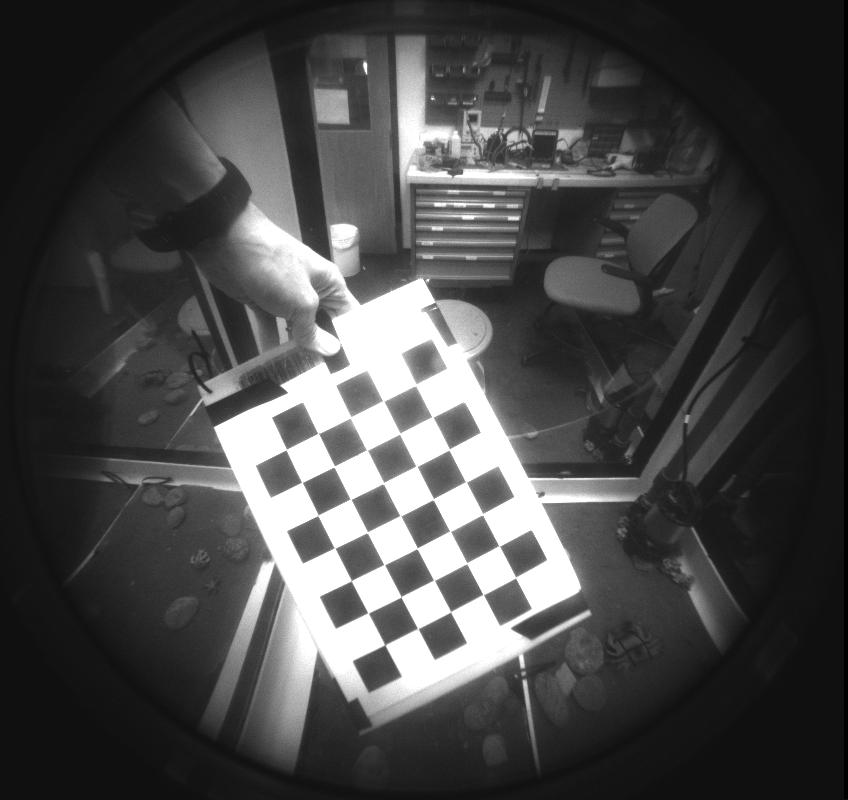
#> input picture uw_fisheye_right_imgs/left-0000.png, 848 x 800 px; its folder holds 4 pictures in this run
$ python uw_calibrate_camera.py
#> lines starting #> are read from the running program, lines starting #| are printed output that depends on the picture; after the words box and inside, x2 and y2 are one past the last pixel; in counts of white or black regions, pixels touching at a corner belong together
import sys
import os
import numpy as np
import cv2
from scipy.optimize import least_squares
from scipy.spatial.transform import Rotation
import glob
import math

from functools import partial

MODE = "fisheye"

SQUARE_SIZE = 0.03 #meters
OUTFILE = "camera_calibrations"
BOARD_HEIGHT = 5
BOARD_WIDTH = 7

# Termination criteria
criteria = (cv2.TERM_CRITERIA_EPS + cv2.TERM_CRITERIA_MAX_ITER, 30, 0.001)
calibration_flags = cv2.fisheye.CALIB_RECOMPUTE_EXTRINSIC+cv2.fisheye.CALIB_CHECK_COND+cv2.fisheye.CALIB_FIX_SKEW

# Prepare object points, like (0,0,0), (1,0,0), (2,0,0) ....,(6,5,0)
objp = np.zeros((1,BOARD_HEIGHT*BOARD_WIDTH,3), np.float32)
objp[0,:,:2]  = np.mgrid[0:BOARD_WIDTH,0:BOARD_HEIGHT].T.reshape(-1,2)*SQUARE_SIZE

# Arrays to store object points and image points from all the images.
objpoints = [] # 3d point in real world space
imgpoints = [] # 2d points in image plane.
img_shape = None

images = glob.glob('uw_fisheye_right_imgs/*.png')

print("Loading chessboard points")

# Get image points
for fname in images:
    img = cv2.imread(fname)
#> img is the input picture: shape (800, 848, 3); min 0, max 255, mean 72.2
    img_shape = img.shape[:2]
#> img_shape = (800, 848)
    h, w = img.shape[:2]
#> h = 800; w = 848
    gray = cv2.cvtColor(img,cv2.COLOR_BGR2GRAY)

    # Find the chess board corners
    ret, corners = cv2.findChessboardCorners(gray, (BOARD_WIDTH,BOARD_HEIGHT),None)
#> ret = True; corners = 35 rows, first 8: [415.7, 384.7], [432.4, 416.8], [449, 449.6], [465.7, 481.6], [482.6, 514.8], [499, 545.9], [515.7, 577.4], [382.7, 400.6]

    # If found, add object points, image points (after refining them)
    if ret == True:
        objpoints.append(objp)

        cv2.cornerSubPix(gray,corners,(11,11),(-1,-1),criteria)
        imgpoints.append(corners)

        # Draw and display the corners
        img = cv2.drawChessboardCorners(img, (BOARD_WIDTH,BOARD_HEIGHT), corners,ret)
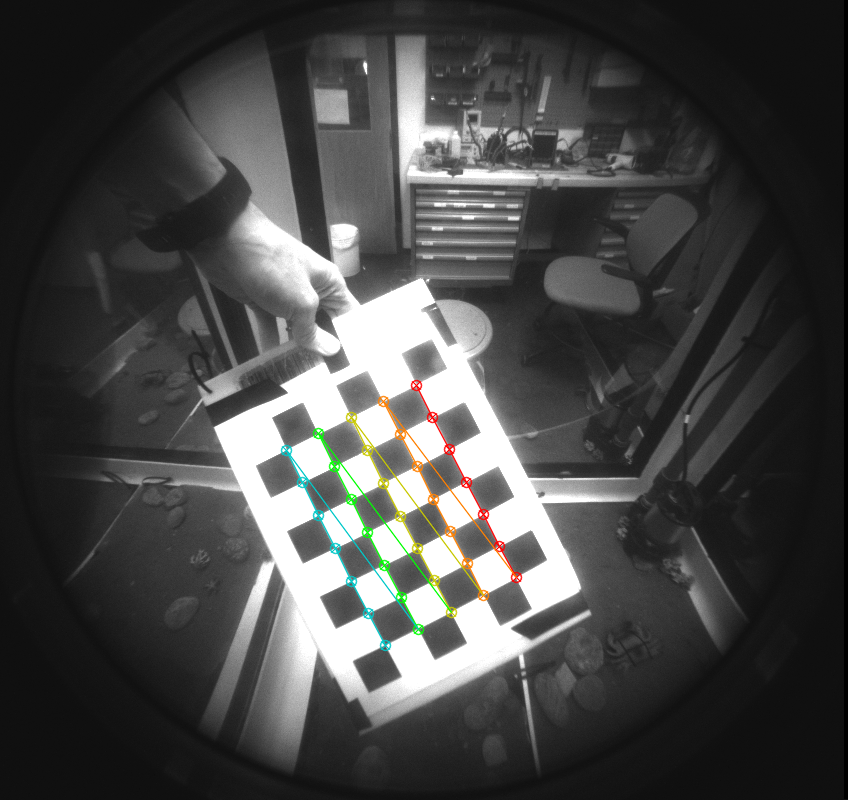
#> img: shape (800, 848, 3); 1.18% of pixels changed, all inside (x1, y1, x2, y2) = (280, 379, 523, 652)
#> pass 2 of the loop `for fname in images:`:
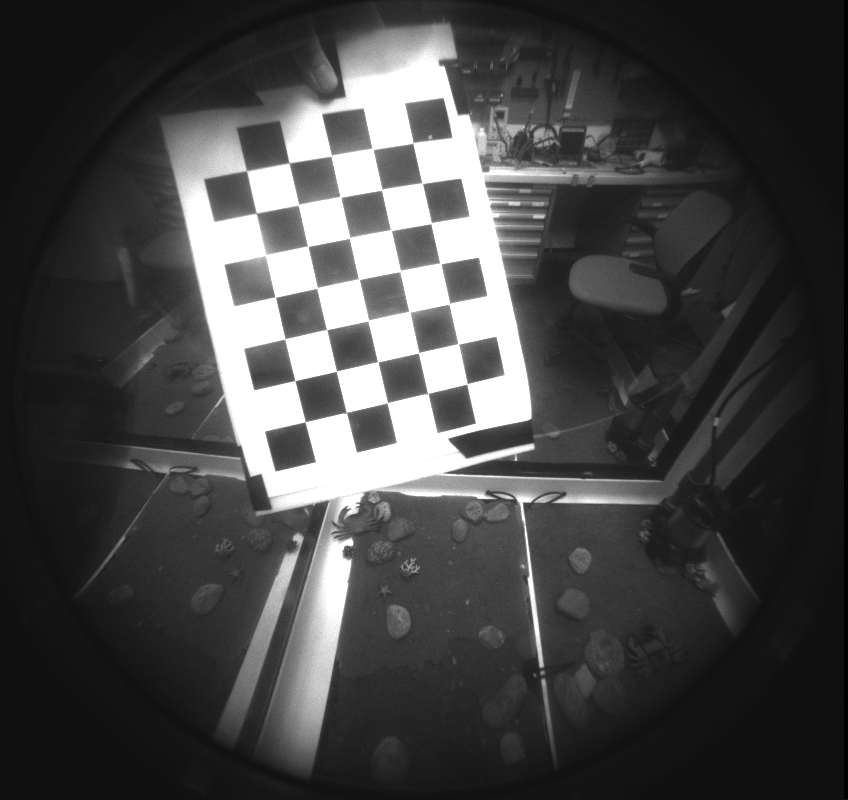
#> input picture uw_fisheye_right_imgs/left-0001.png, 848 x 800 px
#> img is the input picture: shape (800, 848, 3); min 0, max 255, mean 70.4
#> corners = 35 rows, first 8: [412.9, 142.4], [422.3, 183.5], [431, 223.1], [439.7, 263.4], [449.6, 303.7], [458, 343.9], [467, 383.5], [372.5, 148.7]
#> `img = cv2.drawChessboardCorners(img, (BOARD_WIDTH,BOARD_HEIGHT), corne..`:
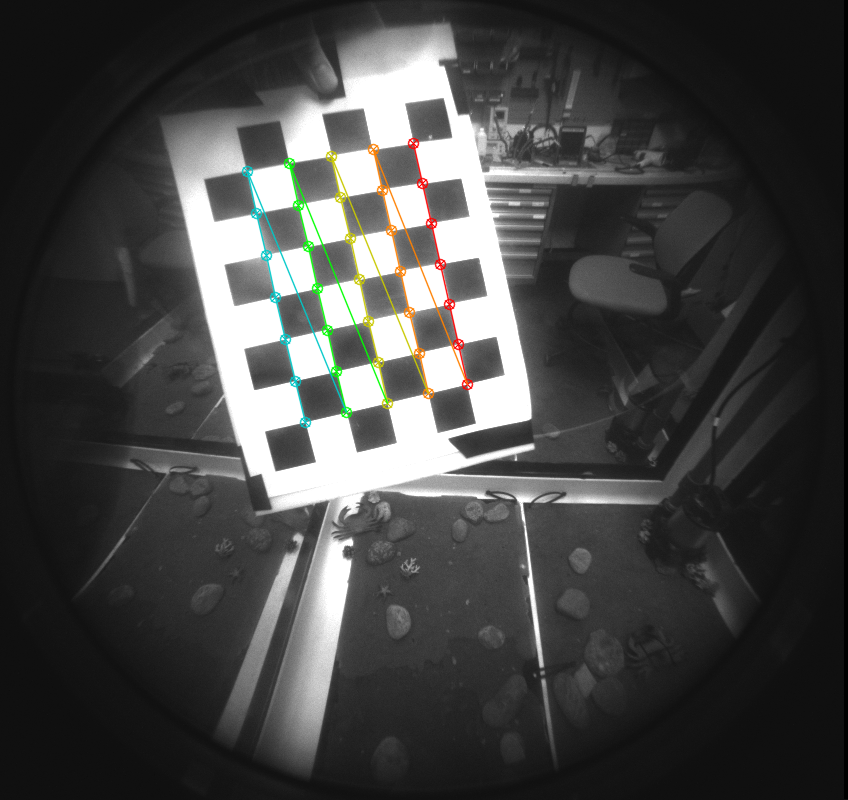
#> img: shape (800, 848, 3); 1.38% of pixels changed, all inside (x1, y1, x2, y2) = (241, 137, 474, 429)
#> pass 3 of the loop `for fname in images:`:
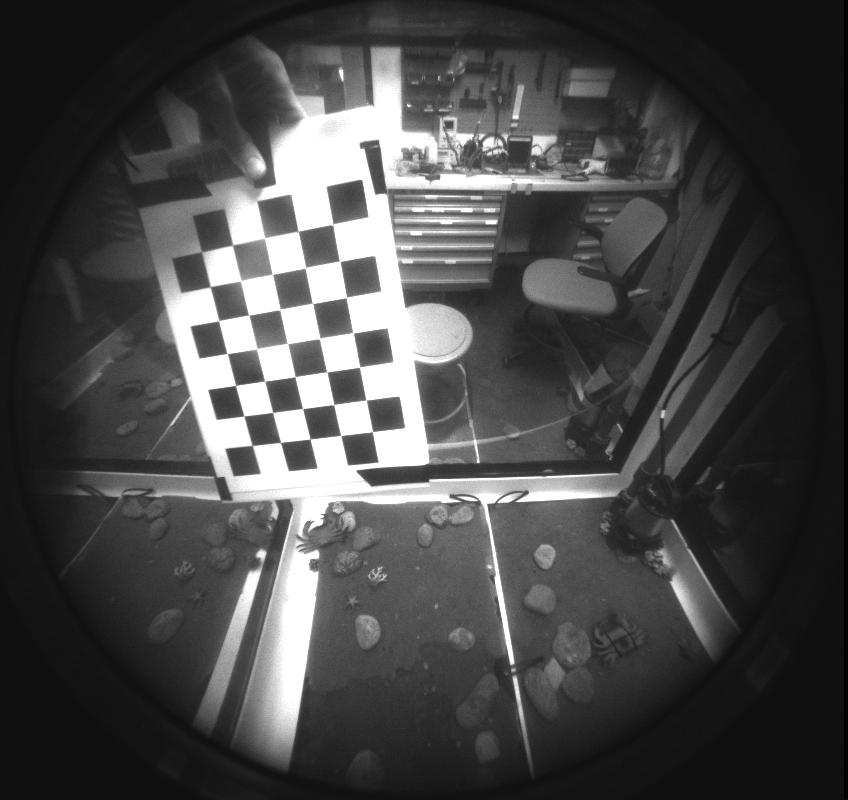
#> input picture uw_fisheye_right_imgs/left-0002.png, 848 x 800 px
#> img is the input picture: shape (800, 848, 3); min 0, max 255, mean 72.8
#> corners = 35 rows, first 8: [332.8, 224.8], [340, 261.8], [346.6, 297.5], [353.2, 332.7], [359.5, 367.3], [366.6, 400.1], [372.3, 431.7], [298.3, 231.5]
#> `img = cv2.drawChessboardCorners(img, (BOARD_WIDTH,BOARD_HEIGHT), corne..`:
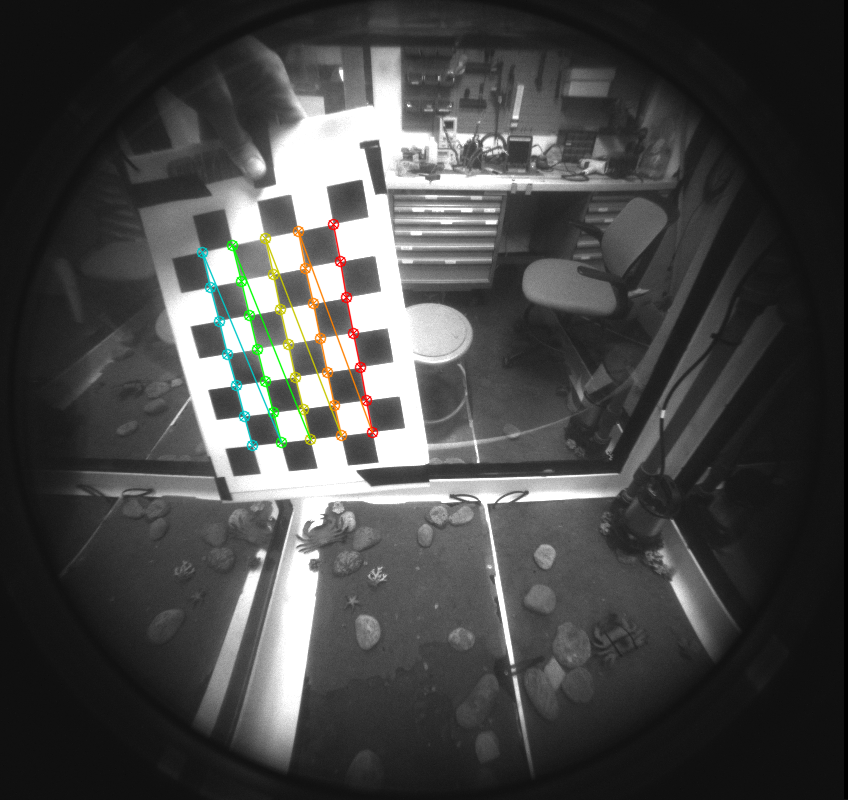
#> img: shape (800, 848, 3); 1.19% of pixels changed, all inside (x1, y1, x2, y2) = (196, 218, 379, 452)
#> the loop made 4 passes; the first 3 are shown
        #cv2.imshow('img',img)
        #cv2.waitKey(500)

cv2.destroyAllWindows()

print("Computing rvecs and tvecs")

# Load in-air calibrations
#> (the run stopped early here; a loop or call above may not have finished)
